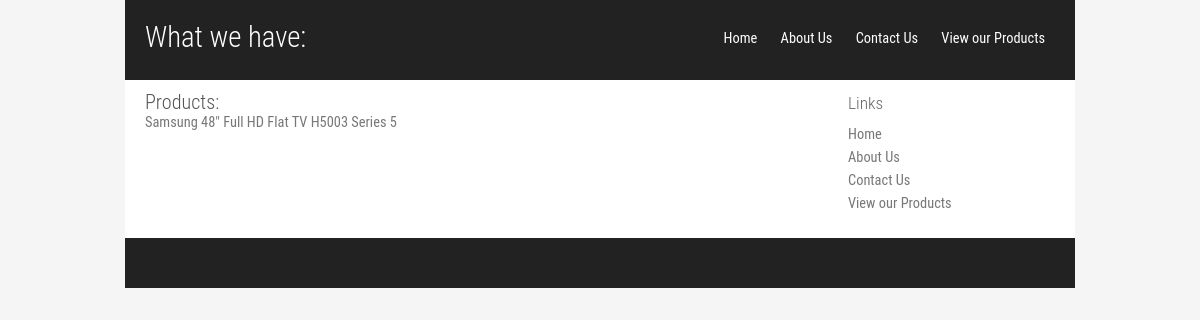
The app's page /catalog/1/, older data.
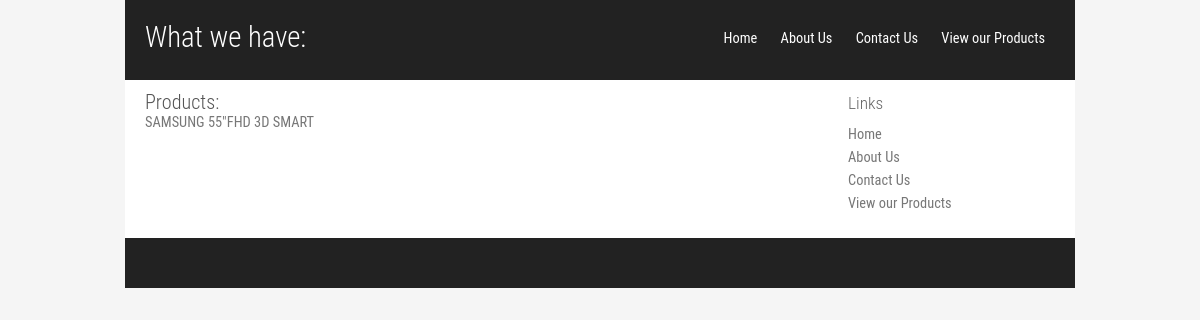
The same page, newer data.
### catalog/models.py (models this page shows, shortened)
class ProductItem(models.Model):
    product_directory = models.ForeignKey(ProductDirectory)
    product_name = models.CharField(max_length=200)
    product_description = models.TextField()
    product_price = models.DecimalField(max_digits=8, decimal_places=2)

### catalog/views.py (the view)
# urls.py: url(r'^catalog/(?P<directory_id>[0-9]+)/$', views.catalogViewItem, name='catalogViewItem'),
def catalogViewItem(request, directory_id):		#displays list of products for respected category selected in the catalog
	product_list = ProductItem.objects.filter(id=directory_id)
	template = loader.get_template('catalog/catalog_view_item.html')
	context = RequestContext(request, {
		'product_list': product_list,
	})
	return HttpResponse(template.render(context))

### catalog/templates/catalog/catalog_view_item.html (shortened to what this page needs)
{% load staticfiles %}
<!DOCTYPE html>
<html xmlns="http://www.w3.org/1999/xhtml">
<head>
	<link rel="stylesheet" type="text/css" href="{% static 'catalog/style.css' %}" media="screen" />
</head>
<body>
<div id="wrap">
	<div id="header">
		<div id="headerlinks">
		<a href="{% url 'catalog.views.homePage' %}" title="Home">Home</a>
		<a href="{% url 'catalog.views.AboutUsPage' %}" title="About Us">About Us</a>
		<a href="{% url 'catalog.views.ContactUsPage' %}" title="Contact Us">Contact Us</a>
		<a href="{% url 'catalog.views.catalogView' %}" title="View our Products">View our Products</a>
		</div>
		<h1>What we have:</h1>
	</div>
	<div id="sidebar">
		<h2>Links</h2>
		<div class="box">
		<ul>
		<li><a href="{% url 'catalog.views.homePage' %}">Home</a></li>
		<li><a href="{% url 'catalog.views.AboutUsPage' %}">About Us</a></li>
		<li><a href="{% url 'catalog.views.ContactUsPage' %}">Contact Us</a></li>
		<li><a href="{% url 'catalog.views.catalogView' %}">View our Products</a></li>
		</ul>
		</div>
	</div>
	<div id="content">
		<h2>Products:</h2>
			{% if product_list %}
				<ul>
				{% for product in product_list %}
					<li><a href="/catalog/products/{{ product.id }}/">{{ product.product_name }}</a></li>
				{% endfor %}
				</ul>
			{% else %}
				<p>There are no Products available.</p>
			{% endif %}
	</div>
	<div id="footer">
	</div>
</div>
</body>
</html>

Row changes from the older to the newer data that the page shows:
changed ProductItem: product_name "Samsung 48\" Full HD Flat TV H5003 Series 5" → "SAMSUNG 55\"FHD 3D SMART"
